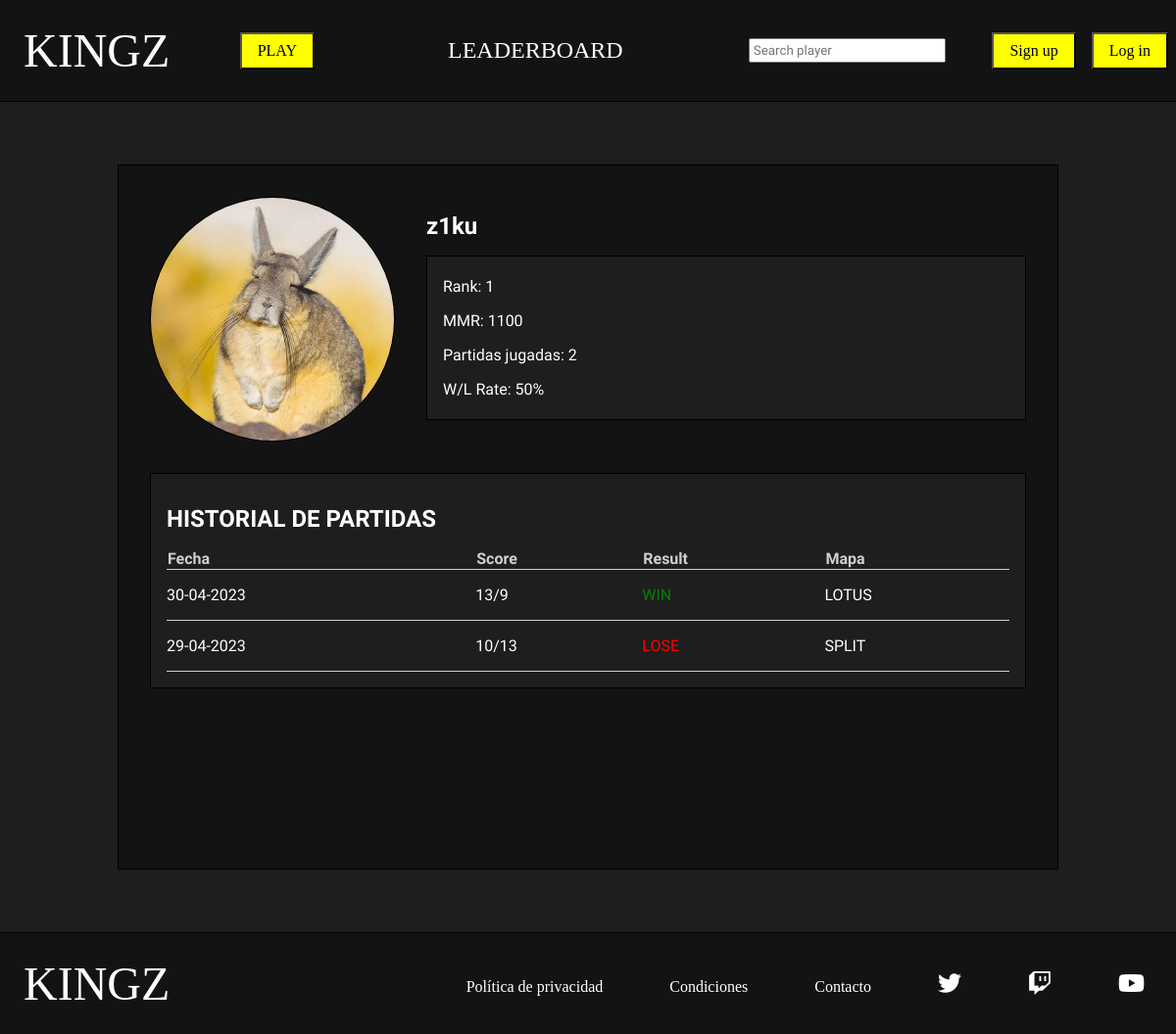
Page /php/ver_perfil.php?id_player=1 on the committed database.
### tables this page shows
CREATE TABLE `usuario` (
  `id` bigint(20) UNSIGNED NOT NULL,
  `nick` varchar(20) NOT NULL,
  `pass` varchar(100) NOT NULL,
  `correo` varchar(50) DEFAULT NULL,
  `foto` varchar(50) DEFAULT NULL,
  `mmr` int(5) UNSIGNED DEFAULT NULL,
  `estado` tinyint(1) UNSIGNED DEFAULT NULL,
  `en_partida` tinyint(1) UNSIGNED DEFAULT NULL,
  `buscando` tinyint(1) UNSIGNED DEFAULT NULL
);

CREATE TABLE `partida` (
  `id` bigint(20) UNSIGNED NOT NULL,
  `resultado_a` int(2) UNSIGNED NOT NULL,
  `resultado_b` int(2) UNSIGNED NOT NULL,
  `fecha` date NOT NULL,
  `estado` tinyint(1) UNSIGNED NOT NULL,
  `id_mapa` bigint(20) UNSIGNED NOT NULL
);

CREATE TABLE `mapa` (
  `id` bigint(20) UNSIGNED NOT NULL,
  `nombre` varchar(50) NOT NULL,
  `foto` varchar(50) NOT NULL
);

### php/ver_perfil.php (the view, shortened to what this page needs)
<?php
    require_once "funciones.php";
?>
<!DOCTYPE html>
<html lang="en">
<head>
    <link rel="stylesheet" href="../css/estilos.css">
    <link rel="stylesheet" href="https://cdnjs.cloudflare.com/ajax/libs/font-awesome/6.2.0/css/all.min.css" />
</head>
<body>
    <?php
        if(isset($_SESSION['nick']) && isset($_SESSION['pass'])){
            $nick=$_SESSION['nick'];
            $pass=$_SESSION['pass'];
            $esAdmin=comprobarAdmin($nick,$pass);
            if($esAdmin){
                headerAdmin();
                $tipo_usu="admin";
            }else{
                headerPlayer();
                $tipo_usu="player";
            }
        }else{
            headerGuest();
            $tipo_usu="guest";
            $nick="";
        }
    ?>
    <main>
        <section id="perfil_jugador" class="seccion">
            <?php
                $id=$_GET['id_player'];
                $datos_jugador=jugador_por_id($id);
            ?>
            <div id="jugador">
                <?php
                    if($datos_jugador['foto']!=null){
                        echo "<img src=\"../img/jugador/$datos_jugador[foto]\">";
                    }else{
                        echo "<img src=\"../img/jugador/jugador.png\">";
                    }
                ?>
                <div id="datos_jugador">
                    <div id="cabecera_perfil_jugador">
                        <?php
                            echo "<h2>$datos_jugador[nick]</h2>";
                        ?>
                    </div>
                    <div id="estadisticas">
                        <div>
                            <?php
                                $rank=obtener_rank_jugador($id);
                                echo "<p>Rank: $rank</p>";
                                echo "<p>MMR: $datos_jugador[mmr]</p>";
                                $partidas_totales=partidas_totales($id);
                                if($partidas_totales>0){
                                    $partidas_ganadas=partidas_ganadas($id);
                                    $win_rate=($partidas_ganadas/$partidas_totales) * 100;
                                    $win_truncado = intval($win_rate);
                                    echo "<p>Partidas jugadas: $partidas_totales</p>";
                                    echo "<p>W/L Rate: $win_truncado%</p>";
                                }else{
                                    echo "<p>Partidas jugadas: 0</p>";
                                    echo "<p>W/L Rate: -</p>";
                                }
                            ?>
                        </div>
                    </div>
                </div>
            </div>
            <div id="historial_jugador">
                <?php
                    $historial=obtener_historial_partidas($id);
                ?>
                <h2>HISTORIAL DE PARTIDAS</h2>
                <table>
                    <thead>
                        <tr>
                            <th>Fecha</th>
                            <th>Score</th>
                            <th>Result</th>
                            <th>Mapa</th>
                        </tr>
                    </thead>
                    <tbody>
                        <?php
                            if($historial!=null){
                                for($i=0;$i<count($historial);$i++){
                                    $fecha=date("d-m-Y",strtotime($historial[$i]['fecha']));
                                    echo '<tr>
                                    <td>'.$fecha.'</td>
                                    <td>'.$historial[$i]['resultado_a'].'/'.$historial[$i]['resultado_b'].'</td>';
                                    if($historial[$i]['ganado']==true){
                                        echo '<td class="win">WIN</td>';
                                    }else{
                                        echo '<td class="lose">LOSE</td>';
                                    }
                                    echo '<td>'.$historial[$i]['mapa'].'</td>
                                    </tr>';
                                }
                            }
                        ?>
                    </tbody>
                </table>
            </div>
        </section>
    </main>
</body>
</html>

### css/estilos.css (style rules this page uses)
* { box-sizing: border-box; }
body { margin: 0%; background-color: #1e1e1e; font-family: 'Play', sans-serif; color: white; }
img { max-width: 100%; }
.seccion { width: 80%; margin: 4rem auto; min-height: 90vh; }
#perfil_jugador { display: flex; flex-direction: column; background-color: #131313; border: 1px solid black; padding: 2rem; color: white; }
#cabecera_perfil_jugador { display: flex; align-items: center; justify-content: space-between; }
#perfil_jugador h2 { margin: 1rem 0; }
#jugador { display: flex; width: 100%; }
#jugador img { border: 1px solid black; width: 250px; height: 250px; object-fit: cover; margin-right: 2rem; border-radius: 100%; }
#datos_jugador { display: flex; flex-direction: column; width: 100%; }
#estadisticas { display: flex; flex-wrap: wrap; background-color: #1e1e1e; padding: 0.3rem 1rem; border: 1px solid black; }
#historial_jugador { margin-top: 2rem; padding: 1rem; background-color: #1e1e1e; border: 1px solid black; }
#historial_jugador table { border-collapse: collapse; width: 100%; }
#historial_jugador tr { border-bottom: 1px solid #cfcfcf; }
#historial_jugador td { padding: 1rem 0; }
#historial_jugador th { text-align: start; color: #cfcfcf; }
.win { color: green; }
.lose { color: red; }

### rows in the picture
usuario: foto (picture), nick "z1ku", mmr "1100"
partida: fecha "30-04-2023", resultado_a "13", resultado_b "9", shows "WIN", id_mapa.nombre "LOTUS"
partida: fecha "29-04-2023", resultado_a "10", resultado_b "13", shows "LOSE", id_mapa.nombre "SPLIT"

### other values in the picture
$rank "1"
$partidas_totales "2"
$win_truncado "50"
